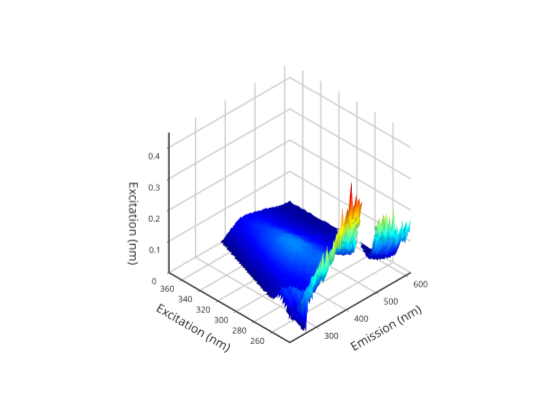

This figure's notebook cell:
### Markdown cell above
# Picking specific values

Using the graph below you can find fluorescence values at any ex/em pairs that you wish to use for fluorescnece indices such as humification index or fluorescence index.

### Code cell
% use the plotly plotting command to make the surface rotatable
graphics_toolkit ("plotly"); 
makesurfaceplot(F,em,ex)

### Figure 1 — Plotly figure (JSON) as saved in the notebook; plotly's stock layout.template omitted (floating-point values rounded to 4 significant figures; data arrays with more than 128 entries replaced by an {"elided": "..."} marker saying what was removed)
{"data": [{"autocolorscale": "false", "cauto": "false", "cmax": 0.4063, "cmin": 0, "colorscale": [[0, "rgb(0,0,143)"], [0.01587, "rgb(0,0,159)"], [0.03175, "rgb(0,0,175)"], [0.04762, "rgb(0,0,191)"], [0.06349, "rgb(0,0,207)"], [0.07937, "rgb(0,0,223)"], [0.09524, "rgb(0,0,239)"], [0.1111, "rgb(0,0,255)"], [0.127, "rgb(0,15,255)"], [0.1429, "rgb(0,31,255)"], [0.1587, "rgb(0,47,255)"], [0.1746, "rgb(0,63,255)"], [0.1905, "rgb(0,79,255)"], [0.2063, "rgb(0,95,255)"], [0.2222, "rgb(0,111,255)"], [0.2381, "rgb(0,127,255)"], [0.254, "rgb(0,143,255)"], [0.2698, "rgb(0,159,255)"], [0.2857, "rgb(0,175,255)"], [0.3016, "rgb(0,191,255)"], [0.3175, "rgb(0,207,255)"], [0.3333, "rgb(0,223,255)"], [0.3492, "rgb(0,239,255)"], [0.3651, "rgb(0,255,255)"], [0.381, "rgb(15,255,239)"], [0.3968, "rgb(31,255,223)"], [0.4127, "rgb(47,255,207)"], [0.4286, "rgb(63,255,191)"], [0.4444, "rgb(79,255,175)"], [0.4603, "rgb(95,255,159)"], [0.4762, "rgb(111,255,143)"], [0.4921, "rgb(127,255,127)"], [0.5079, "rgb(143,255,111)"], [0.5238, "rgb(159,255,95)"], [0.5397, "rgb(175,255,79)"], [0.5556, "rgb(191,255,63)"], [0.5714, "rgb(207,255,47)"], [0.5873, "rgb(223,255,31)"], [0.6032, "rgb(239,255,15)"], [0.619, "rgb(255,255,0)"], [0.6349, "rgb(255,239,0)"], [0.6508, "rgb(255,223,0)"], [0.6667, "rgb(255,207,0)"], [0.6825, "rgb(255,191,0)"], [0.6984, "rgb(255,175,0)"], [0.7143, "rgb(255,159,0)"], [0.7302, "rgb(255,143,0)"], [0.746, "rgb(255,127,0)"], [0.7619, "rgb(255,111,0)"], [0.7778, "rgb(255,95,0)"], [0.7937, "rgb(255,79,0)"], [0.8095, "rgb(255,63,0)"], [0.8254, "rgb(255,47,0)"], [0.8413, "rgb(255,31,0)"], [0.8571, "rgb(255,15,0)"], [0.873, "rgb(255,0,0)"], [0.8889, "rgb(239,0,0)"], [0.9048, "rgb(223,0,0)"], [0.9206, "rgb(207,0,0)"], [0.9365, "rgb(191,0,0)"], [0.9524, "rgb(175,0,0)"], [0.9683, "rgb(159,0,0)"], [0.9841, "rgb(143,0,0)"], [1, "rgb(127,0,0)"]], "contours": {"x": {"highlight": true, "highlightcolor": "rgb(0, 0, 0)", "highlightwidth": 1, "show": false}, "y": {"highlight": true, "highlightcolor": "rgb(0, 0, 0)", "highlightwidth": 1, "show": false}, "z": {"highlight": true, "highlightcolor": "rgb(0, 0, 0)", "highlightwidth": 1, "show": false}}, "name": "", "scene": "scene", "showlegend": false, "showscale": false, "surfacecolor": {"elided": "42x125 float values"}, "type": "surface", "visibility": true, "x": [210.9, 214.1, 217.2, 220.4, 223.6, 226.7, 229.9, 233.1, 236.3, 239.5, 242.7, 245.8, 249.0, 252.2, 255.4, 258.6, 261.8, 265.0, 268.2, 271.4, 274.6, 277.9, 281.1, 284.3, 287.5, 290.7, 293.9, 297.2, 300.4, 303.6, 306.9, 310.1, 313.3, 316.6, 319.8, 323.0, 326.3, 329.5, 332.8, 336.0, 339.3, 342.5, 345.8, 349.0, 352.3, 355.5, 358.8, 362.1, 365.3, 368.6, 371.9, 375.1, 378.4, 381.7, 384.9, 388.2, 391.5, 394.8, 398.1, 401.3, 404.6, 407.9, 411.2, 414.5, 417.8, 421.1, 424.4, 427.7, 431.0, 434.2, 437.5, 440.8, 444.1, 447.5, 450.8, 454.1, 457.4, 460.7, 464.0, 467.3, 470.6, 473.9, 477.2, 480.5, 483.9, 487.2, 490.5, 493.8, 497.1, 500.5, 503.8, 507.1, 510.4, 513.7, 517.1, 520.4, 523.7, 527.0, 530.4, 533.7, 537.0, 540.4, 543.7, 547.0, 550.4, 553.7, 557.0, 560.4, 563.7, 567.0, 570.4, 573.7, 577.0, 580.4, 583.7, 587.1, 590.4, 593.7, 597.1, 600.4, 603.8, 607.1, 610.5, 613.8, 617.1], "y": [374.4, 371.1, 367.8, 364.6, 361.3, 358.0, 354.8, 351.5, 348.2, 344.9, 341.7, 338.4, 335.1, 331.9, 328.6, 325.3, 322.1, 318.8, 315.5, 312.2, 309.0, 305.7, 302.4, 299.2, 295.9, 292.6, 289.4, 286.1, 282.8, 279.5, 276.3, 273, 269.7, 266.5, 263.2, 259.9, 256.6, 253.4, 250.1, 246.8, 243.6, 240.3], "z": {"elided": "42x125 float values"}}], "layout": {"height": 420, "hovermode": "closest", "margin": {"b": 0, "l": 0, "r": 0, "t": 0}, "plot_bgcolor": "rgba(0, 0, 0, 0)", "scene": {"aspectmode": "auto", "aspectratio": {"x": 1, "y": 1, "z": 1}, "camera": {"projection": {"type": "orthographic"}}, "domain": {"x": [0.13, 0.905], "y": [0.11, 0.925]}, "xaxis": {"autorange": false, "exponentformat": "none", "gridcolor": "", "gridwidth": 3, "linecolor": "rgb(38,38,38)", "linewidth": 3, "mirror": false, "range": [617.1, 210.9], "showgrid": true, "showline": true, "side": "bottom", "spikedash": "solid", "spikemode": "across", "spikesides": false, "spikethickness": 1, "tickangle": 0, "tickcolor": "rgb(38,38,38)", "tickfont": {"color": "rgb(38,38,38)", "size": 10}, "ticklen": 3, "ticks": "outside", "ticktext": ["300", "400", "500", "600"], "tickvals": [300, 400, 500, 600], "title": {"font": {"color": "rgb(38,38,38)", "size": 12}, "text": "Emission (nm)"}, "type": "linear", "visible": true, "zeroline": false}, "yaxis": {"autorange": false, "exponentformat": "none", "gridcolor": "", "gridwidth": 3, "linecolor": "rgb(38,38,38)", "linewidth": 3, "mirror": false, "range": [374.4, 240.3], "showgrid": true, "showline": true, "side": "left", "spikedash": "solid", "spikemode": "across", "spikesides": false, "spikethickness": 1, "tickangle": 0, "tickcolor": "rgb(38,38,38)", "tickfont": {"color": "rgb(38,38,38)", "size": 10}, "ticklen": 3, "ticks": "outside", "ticktext": ["260", "280", "300", "320", "340", "360"], "tickvals": [260, 280, 300, 320, 340, 360], "title": {"font": {"color": "rgb(38,38,38)", "size": 12}, "text": "Excitation (nm)"}, "type": "linear", "visible": true, "zeroline": false}, "zaxis": {"autorange": false, "exponentformat": "none", "gridcolor": "", "gridwidth": 3, "linecolor": "rgb(38,38,38)", "linewidth": 3, "mirror": false, "range": [0, 0.4469], "showgrid": true, "showline": true, "side": "none", "spikedash": "solid", "spikemode": "across", "spikesides": false, "spikethickness": 1, "tickangle": 0, "tickcolor": "rgb(38,38,38)", "tickfont": {"color": "rgb(38,38,38)", "size": 10}, "ticklen": 3, "ticks": "outside", "ticktext": ["0", "0.1", "0.2", "0.3", "0.4"], "tickvals": [0, 0.1, 0.2, 0.3, 0.4], "title": {"font": {"color": "rgb(38,38,38)", "size": 12}, "text": "Excitation (nm)"}, "type": "linear", "visible": true, "zeroline": false}}, "showlegend": false, "width": 560}}
